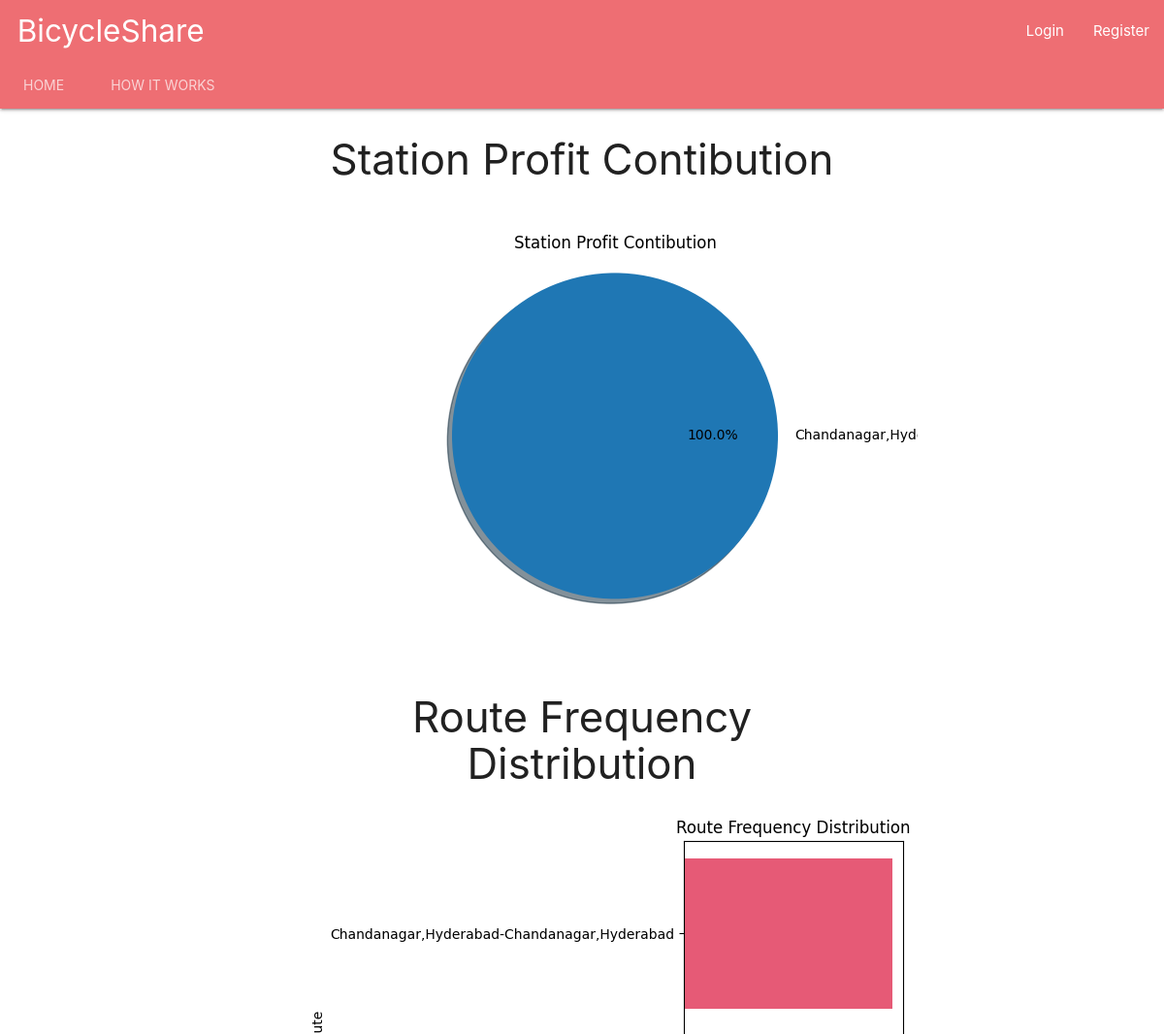
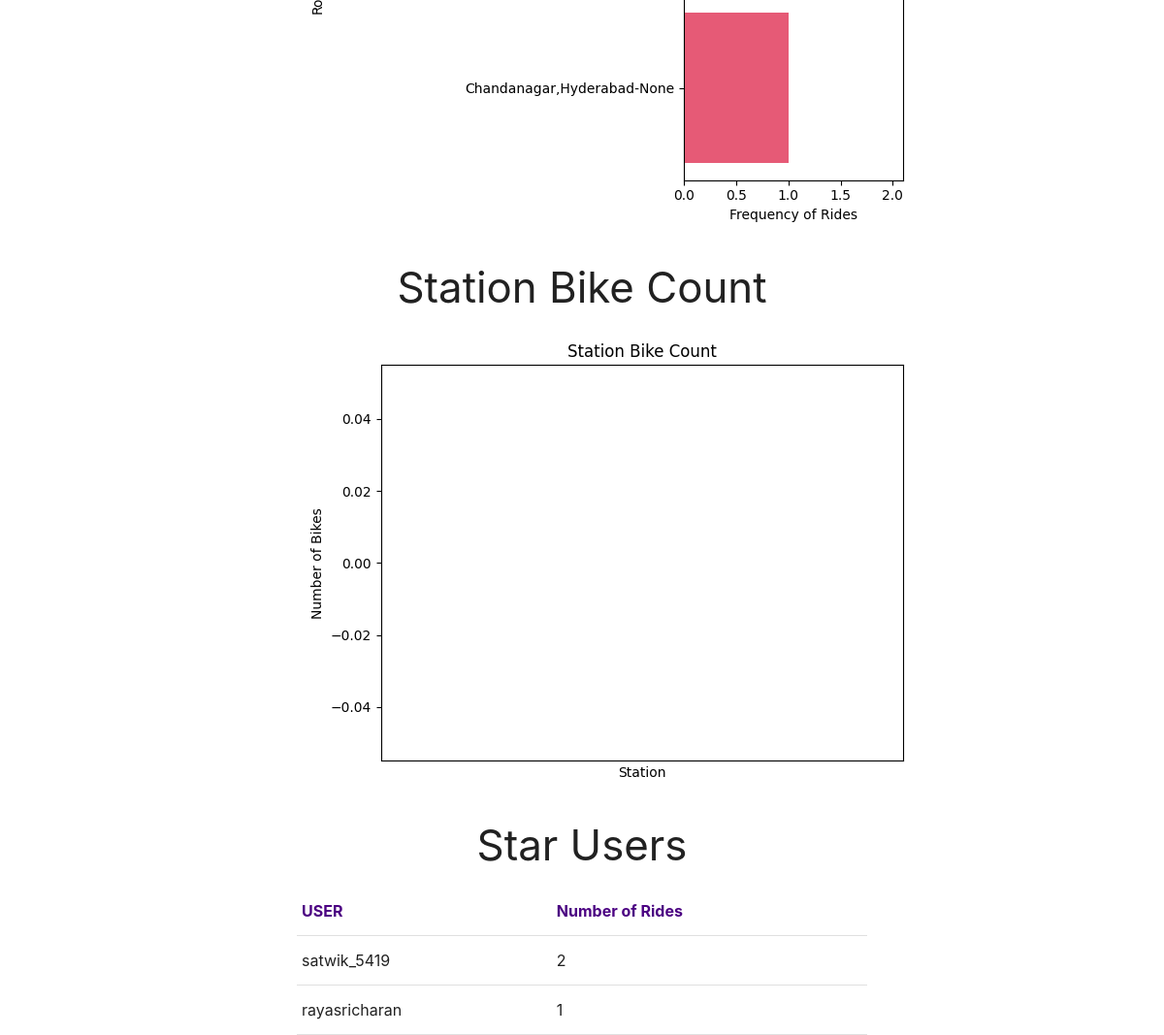
/manager/, run on the app's committed database (2 pictures, top to bottom).
### account/models.py (models this page shows, shortened)
class Account(AbstractBaseUser):
    username = models.CharField(max_length=30, unique=True)
    email = models.EmailField(verbose_name='email', max_length=60, unique=True)
    date_joined = models.DateTimeField(verbose_name='date joined', auto_now_add=True)
    last_login = models.DateTimeField(verbose_name='last login', auto_now=True)
    role = models.CharField(max_length=10, choices=ROLE_CHOICES, default='Customer')
    is_admin = models.BooleanField(default=False)
    is_active = models.BooleanField(default=True)
    is_staff = models.BooleanField(default=False)
    is_superuser = models.BooleanField(default=False)
    hires_in_progress = models.IntegerField(default=0)
    wallet_balance = models.FloatField(default=0.00)
    amount_owed = models.FloatField(default=0.00)
    USERNAME_FIELD = 'username'
    REQUIRED_FIELDS = ['email']
    objects = MyAccountManager()

### BikeShare/views.py (the view)
# urls.py: path('manager/', views.manager_page, name='bikeshare-manager'),
def manager_page(request):
    buf = BytesIO()
    station_profit = None
    route_frequency = None
    station_bike_count = None
    star_users = None
    try :
        stationProfitResultset = Order.objects.select_related().values('start_station__station_name').annotate(profit =(Sum('due_amount')-Sum('fix_amount')))
        if stationProfitResultset is not None :
            station_labels = []
            profit_values = []
            totalProfit = 0.0
            for station in stationProfitResultset :
                if station['profit'] > 0:
                    station_labels.append(str(station['start_station__station_name']))
                    profit_values.append(float(station['profit']))
                totalProfit = totalProfit + float(station['profit'])
            if totalProfit > 0.0:
                plt.clf()
                plt.title('Station Profit Contibution')
                plt.pie(profit_values,labels=station_labels,shadow=True,autopct='%1.1f%%',startangle = 180)
                plt.axis('equal')
                plt.savefig(buf, format='png')
                station_profit = base64.b64encode(buf.getvalue()).decode('utf-8').replace('\n', '')
    except Exception as e :
        print(e)
    try :
        routeFrequencyResultset = Order.objects.select_related().values('start_station__station_name','end_station__station_name').annotate(frequency =(Count('id')))
        if routeFrequencyResultset is not None :
            route_list = []
            frequency_values = []
            i = 0
            y = []
            for route in routeFrequencyResultset :
                route_list.append(str(route['start_station__station_name']) + '-' + str(route['end_station__station_name']))
                frequency_values.append(int(route['frequency']))
                y.append(i)
                i= i+1
            plt.clf()
            plt.title('Route Frequency Distribution')
            plt.barh(y,frequency_values,alpha = 0.7,color = 'crimson')
            plt.yticks(y,route_list)
            plt.xlabel('Frequency of Rides')
            plt.ylabel('Route')
            plt.tight_layout()
            buf1= BytesIO()
            plt.savefig(buf1, format='png')
            route_frequency = base64.b64encode(buf1.getvalue()).decode('utf-8').replace('\n', '')
            buf1.close()
    except  Exception as e :
        print(e)
    try :
        stationBikeCountResultset = Bike.objects.select_related().values('station__station_name').annotate(bikeCount = Count('id')).filter(in_use = False)
        bikeInUse = Bike.objects.annotate(bikeCount=Count('id')).filter(in_use= True)
        if(stationBikeCountResultset is not None) :
            station_list = []
            bike_count = []
            x = []
            i = 0
            for station_bikeCount in stationBikeCountResultset :
                station_list.append(str(station_bikeCount['station__station_name']))
                bike_count.append(int(station_bikeCount['bikeCount']))
                x.append(i)
                i=i+1
            plt.clf()
            plt.title('Station Bike Count')
            plt.bar(x,bike_count,alpha=0.7,color='steelblue')
            plt.xticks(x,station_list,rotation=90)
            plt.xlabel('Station')
            plt.ylabel('Number of Bikes')
            plt.tight_layout()
            buf2 = BytesIO()
            plt.savefig(buf2, format='png')
            station_bike_count = base64.b64encode(buf2.getvalue()).decode('utf-8').replace('\n', '')
            buf2.close()
    except Exception as e :
        print(e)
    try:
        star_users = Order.objects.select_related().values('user__username').annotate(usages = Count('id')).order_by('-usages')[:5]
    except Exception as e :
        print(e)
    buf.close()
    context = {
        'total_Profit': totalProfit,
        'station_bike_count': station_bike_count,
        'star_users': star_users,
        'station_profit': station_profit,
        'route_frequency': route_frequency}
    print(context)
    return render(request, 'manager_page.html', context=context)

### BikeShare/templates/manager_page.html (shortened to what this page needs)
{% extends 'base.html' %}
{% block content %}
<body>
    <div class="container" align = "center">
        {% if total_Profit > 0.0 %}
            <h3>Station Profit Contibution</h3>
            <img alt = "Profit per Station - Pie Chart : Unavailable">
        {% else %}
            <h4>Business in Loss : £ {{ total_Profit}}</h4>
        {% endif %}
    </div>
    <div class="container" align = "center">
        <h3>Route Frequency Distribution</h3>
        <img alt = "Route Frequencies - Horizontal bar graph : Unavailable">
    </div>
    <div class="container" align = "center">
        <h3>Station Bike Count</h3>
        <img alt = "Station Bike Count - Bar Graph : Unavailable">
    </div>
    <div class = "container" align = "center">
        <h3>Star Users</h3>
        {% if star_users %}
            <table>
                <tr align="center">
                    <th align = "center"><font color="#4B0082">USER</font></th>
                    <th align = "center"><font color="#4B0082">Number of Rides</font></th>
                </tr>
                {% for user in star_users %}
                    <tr>
                        <td>{{ user.user__username }}</td>
                        <td>{{ user.usages }}</td>
                    </tr>
                {% endfor %}
            </table>
        {% else %}
            <h5>Star Users : Unavailable</h5>
        {% endif %}
    </div>
</body>
{% endblock %}

### BikeShare/templates/base.html (shortened to what this page needs)
<head>
<link rel="stylesheet" href="https://cdnjs.cloudflare.com/ajax/libs/materialize/1.0.0/css/materialize.min.css">
</head>
{% include 'navbar.html' %}
<body>
<div class="container">
{% block content %}
{% endblock content %}
</div>
</body>

### BikeShare/templates/navbar.html (shortened to what this page needs)
{% block content %}
<body>
 <nav class="nav-extended">
    <div class="nav-wrapper">
      <a href="#" class="brand-logo"> &nbsp; BicycleShare</a>
      <ul id="nav-mobile" class="right hide-on-med-and-down">
          <li>
              {% if request.user.is_authenticated  %}
                  <li class="tab">Hello, {{ request.user.username }}  </li><li> <a href="{% url 'bikeshare:logout' %}">Logout</a></a></li>
            {% else %}
                  <li>   <a href="{% url 'bikeshare:login' %}">Login </li></a><li> <a href="{% url 'bikeshare:signup' %}"> Register</a></li>
        {% endif %}
          </li>
      </ul>
    </div>
    <div class="nav-content">
      <ul class="tabs tabs-transparent">
        <li class="tab"><a href="{% url 'bikeshare:bikeshare-main' %}">Home</a></li>
          <li class="tab"><a href="{% url 'bikeshare:howitworks' %}">How it Works</a></li>
      </ul>
    </div>
  </nav>
{% endblock %}

### data on the page
Account: user__username "satwik_5419", usages "2"
Account: user__username "rayasricharan", usages "1"
